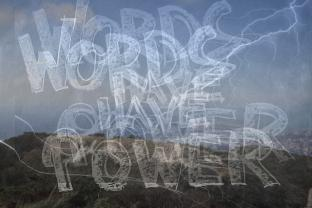
%> input picture 2_15_25_7.jpg, 312 x 208 px
$ octave test_myimadjust.m   (GNU Octave 9; MATLAB toolbox functions it lacks are replaced by stand-ins)
%> lines starting %> are read from the running program, lines starting %| are printed output that depends on the picture
### est_attenuation.m
function c=est_attenuation(I, dx, dy)
  cns = corner(I);
  hw=18;
  m=[];
  score=zeros(size(cns,1),1);
  attn=score*0;
  w=score*0;
  for i = 1 : size(cns,1)
    p1 = get_patch(I, cns(i,1), cns(i,2), hw);
    p2 = get_patch(I, cns(i,1) + dx, cns(i,2) + dy, hw);
    if ~isempty(p1) && ~isempty(p2)
      m=[m;p1 p2;];
      p1=p1(:); p2=p2(:);
      p1=p1-mean(p1); p2=p2-mean(p2);
      score(i)=sum(p1.*p2)/sum(p1.^2).^0.5/sum(p2.^2).^0.5;
      attn(i)=(max(p2)-min(p2))/(max(p1)-min(p1));
      if (attn(i) <1) && ( attn(i) > 0)
        w(i) = exp(-score(i)/(2*0.2^2));
      end
    end
  end
  c=sum(w.*attn)/sum(w);


function p=get_patch(I, x, y, hw)
  if (x>hw)&&(x<size(I,2)-hw)&&(y>hw)&&(y<size(I,1)-hw)
    p=I(y-hw:y+hw, x-hw:x+hw);
  else
    p=[];
  end

### test_myimadjust.m
 I_in = imread('2_15_25_7.jpg');
%> I_in is the input picture: size 208x312x3 uint8; mean R, G, B 113.5, 122.4, 135.9
 I_in = im2double(I_in);
%> I_in: size 208x312x3 double
 J_in = I_in;

 I_in = rgb2gray(I_in);
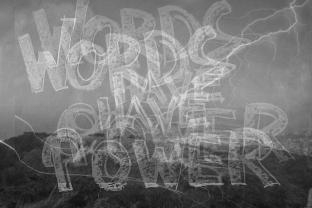
%> I_in: size 208x312 double; min 0.0463, max 0.878, mean 0.476
 J_in = rgb2gray(J_in);

 %use imadjust to enhance contrast
 J_in = imadjust(J_in);
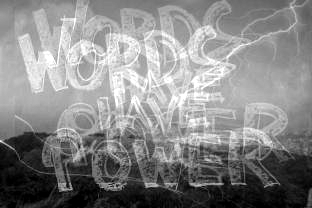
%> J_in: size 208x312 double; min 0, max 1, mean 0.534

 figure,
  subplot(1,2,1), imshow(I_in),title('original')
  subplot(1,2,2), imshow(J_in),title('with imadjust');


 Laplacian=[0 -1 0; -1 4 -1; 0 -1 0];
 resp = imfilter(I_in, Laplacian);
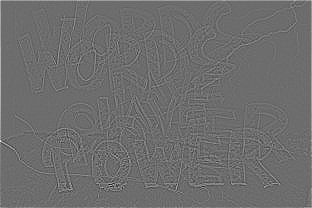
%> resp: size 208x312 double; min -1, max 1.34, mean 0.0054; drawn with min black and max white
 resp2 = imfilter(J_in, Laplacian);

  %auto_corr = xcorr2(resp, resp);
  auto_corr = xcorr2(resp2, resp2);


  figure,
  subplot(1,2,1), imshow(resp/max(max(resp))),title('original')
%> after `imshow(resp/max(max(resp)))`:
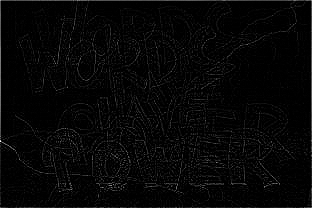
%> displayed picture: size 208x312, on the screen's scale of 0 to 255; min 0, max 255, mean 6.3
  subplot(1,2,2), imshow(resp2/max(max(resp2))),title('with imadjust');


  bdry = size(I_in,1)-30;
%> bdry = 178

  auto_corr = auto_corr(bdry:end-bdry, bdry:end-bdry);
%> auto_corr: size 60x268 double

  max_1 = ordfilt2(auto_corr, 25, true(5));
  max_2 = ordfilt2(auto_corr, 24, true(5)); %24 or 21
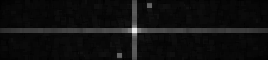
%> max_2: size 60x268 double; min 0.637, max 237.6, mean 15.8

  auto_corr(end/2 - 4 : end/2 + 4, end/2 - 4 : end/2+4)=0;
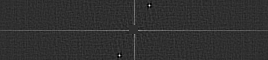
%> auto_corr: size 60x268 double; min -61.14, max 265.5, mean 1.4; drawn with min black and max white

  max_difference = 200;

   candidates = [];
  while(size(candidates,1) < 2)
    max_difference = max_difference - 1;
    candidates = find((auto_corr == max_1) & ((max_1 - max_2)> max_difference) );%original 70
  end
%> this loop made 37 passes
%> candidates on pass 37: [7196; 8946]
%> after the loop, max_difference = 163

  candidates_val = auto_corr(candidates);
%> candidates_val = [265.5; 265.5]

  cur_max = 0;
  dx = 0;
  dy = 0;
  offset = size(auto_corr)/2 + 1;
%> offset = [31 135]
  for i = 1 : length(candidates)
    if (candidates_val(i) > cur_max)
      [dy , dx] = ind2sub(size(auto_corr), candidates(i));
      dy = dy - offset(1);
      dx = dx - offset(2);
    end
  end
%> this loop made 2 passes
%> (dy, dx) on passes 1 to 2: (25, -15), (-25, 15)
  c = est_attenuation(I_in, dx, dy);
%> in est_attenuation, `cns = corner(I);`: cns = 200 rows, first 12: [2 142; 72 190; 117 186; 116 156; 67 187; 223 184; 233 184; 147 188; 104 189; 80 148; 158 186; 202 187]
%> in est_attenuation, `attn=score*0;`: attn = 200 values from 0 to 0
%> the loop in est_attenuation, `for i = 1 : size(cns,1)` made 200 passes
%> pass 3, in est_attenuation, `m=[m;p1 p2;];`:
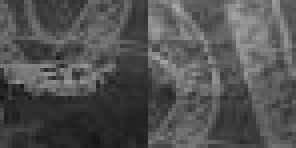
%> m: size 37x74 double (shown 4 times larger); min 0.0824, max 0.67, mean 0.324
%> after the loop in est_attenuation, `for i = 1 : size(cns,1)`: attn = 200 values, max 1.33 at index 41, min 0 at index 1, mean 0.889; score = 200 values, max 0.788 at index 119, min 0 at index 1, mean 0.506; w = 200 values, max 0.134 at index 156, min 0 at index 1, mean 0.00286
%> in est_attenuation, `c=sum(w.*attn)/sum(w);`: c = 0.797
%> c = 0.797

$ run again, with 1_15_25_7.jpg copied over 2_15_25_7.jpg
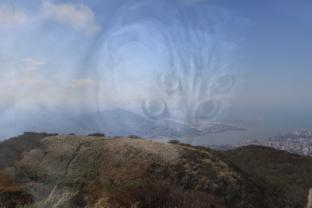
%> input picture 1_15_25_7.jpg, 312 x 208 px
%> I_in is the input picture: size 208x312x3 uint8; mean R, G, B 111.9, 122.1, 140
%> `auto_corr(end/2 - 4 : end/2 + 4, end/2 - 4 : end/2+4)=0;`:
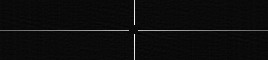
%> auto_corr: size 60x268 double; min -6.76, max 173.5, mean 2.5; drawn with min black and max white
%> after the loop `while(size(candidates,1) < 2)`: max_difference = 1
%> candidates_val = 59 values, max 173.5 at index 29, min 1.93 at index 59, mean 22.91
%> the loop `for i = 1 : length(candidates)` made 59 passes
%> (dy, dx) on passes 1 to 8: (11, -134), (10, -127), (16, -120), (-10, -113), (-14, -112), (6, -112), (9, -112), (18, -112)
%> cns = 200 rows, first 12: [58 135; 283 149; 170 143; 104 136; 25 133; 306 155; 189 145; 104 208; 5 208; 181 143; 308 150; 271 146]
%> in est_attenuation, `attn=score*0;`: attn = 200 values from 0 to 0
%> the loop in est_attenuation, `for i = 1 : size(cns,1)` made 200 passes
%> pass 2, in get_patch (call 3), `p=I(y-hw:y+hw, x-hw:x+hw);`:
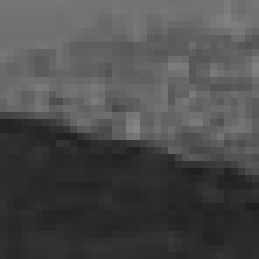
%> p: size 37x37 double (shown 7 times larger); min 0.122, max 0.528, mean 0.299
%> after the loop in est_attenuation, `for i = 1 : size(cns,1)`: attn = 200 values, max 1.63 at index 164, min 0 at index 2, mean 0.37; score = 200 values, max 0.841 at index 116, min -0.0458 at index 29, mean 0.187; w = 200 values, max 1.77 at index 29, min 0 at index 1, mean 0.0365
%> in est_attenuation, `c=sum(w.*attn)/sum(w);`: c = 0.808

$ run again, with mywindow.jpg copied over 2_15_25_7.jpg
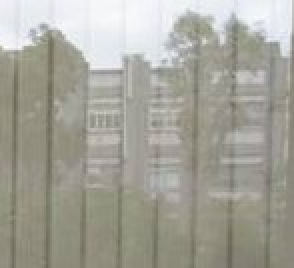
%> input picture mywindow.jpg, 147 x 134 px (shown 2 times larger)
%> I_in is the input picture: size 134x147x3 uint8; mean R, G, B 164.4, 163.5, 153.7
%> `auto_corr(end/2 - 4 : end/2 + 4, end/2 - 4 : end/2+4)=0;`:
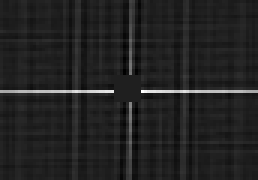
%> auto_corr: size 60x86 double (shown 3 times larger); min -23.13, max 165.9, mean 2.5; drawn with min black and max white
%> after the loop `while(size(candidates,1) < 2)`: max_difference = 10
%> candidates_val = [51.51; 51.51]
%> the loop `for i = 1 : length(candidates)` made 2 passes
%> (dy, dx) on passes 1 to 2: (-17, 0), (17, 0)
%> cns = 105 rows, first 12: [46 35; 134 21; 11 25; 16 22; 139 22; 20 18; 77 34; 61 34; 3 25; 96 23; 22 13; 25 15]
%> in est_attenuation, `attn=score*0;`: attn = 105 values from 0 to 0
%> the loop in est_attenuation, `for i = 1 : size(cns,1)` made 105 passes
%> pass 1, in est_attenuation, `m=[m;p1 p2;];`:
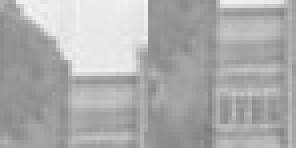
%> m: size 37x74 double (shown 4 times larger); min 0.483, max 0.966, mean 0.68
%> after the loop in est_attenuation, `for i = 1 : size(cns,1)`: attn = 105 values, max 1.25 at index 79, min 0 at index 2, mean 0.599; score = 105 values, max 0.639 at index 33, min 0 at index 2, mean 0.267; w = 105 values, max 0.715 at index 56, min 0 at index 1, mean 0.0299
%> in est_attenuation, `c=sum(w.*attn)/sum(w);`: c = 0.792
